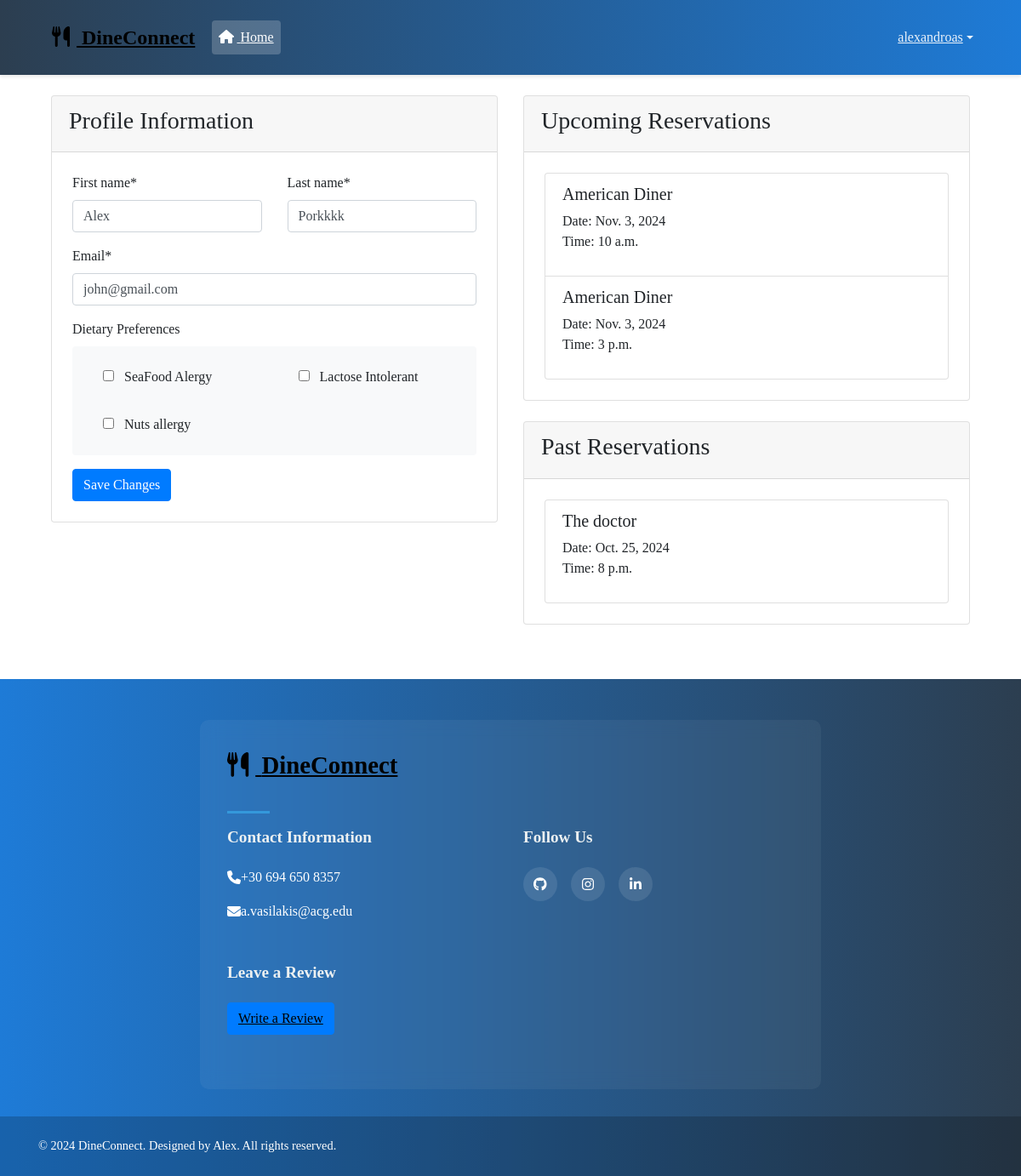
/profile/alexandroas/ (signed in), run on the app's committed database.
### gfgauth/models.py (models this page shows, shortened)
class CustomUser(AbstractBaseUser, PermissionsMixin):
    email = models.EmailField(unique=True)
    first_name = models.CharField(max_length=24)
    username = models.CharField(max_length=24, unique=True)
    last_name = models.CharField(max_length=24)
    is_active = models.BooleanField(default=True)
    is_staff = models.BooleanField(default=False)
    is_superuser = models.BooleanField(default=False)
    profile_image = models.ImageField(
        upload_to='profile_images/',
        blank=True,
        null=True
    )
    favourite_restaurants = models.ManyToManyField(
        'Business',
        blank=True,
        related_name='favourite_users')
    dietery_preference = models.ManyToManyField(
        DieteryPreference,
        blank=True,
        related_name='users'
    )
    objects = CustomUserManager()
    USERNAME_FIELD = 'email'
    REQUIRED_FIELDS = ['first_name', 'last_name', 'username']

class Business(models.Model):
    business_id = models.AutoField(primary_key=True)
    business_name = models.CharField(max_length=100)
    business_owner = models.ForeignKey(
        settings.AUTH_USER_MODEL,
        on_delete=models.CASCADE,
        related_name='businesses'
    )
    business_address = models.TextField(max_length=255)
    business_tax_code = models.CharField(max_length=100)
    contact_number = models.CharField(max_length=20)
    business_description = models.TextField(max_length=255)
    cuisine = models.ManyToManyField(
        Cuisine,
        blank=True,
        related_name='businesses'
    )
    business_image = models.ImageField(
        upload_to='businesses/',
        blank=True,
        null=True
    )
    opening_time = models.TimeField()
    closing_time = models.TimeField()
    class Meta:
        verbose_name = 'business'
        verbose_name_plural = 'businesses'
        ordering = ['business_name']

### Restaurant_handling/models.py (models this page shows, shortened)
class DieteryPreference(models.Model):
    dietery_id = models.AutoField(primary_key=True)
    dietery_name = models.CharField(max_length=100)
    def __str__(self):
        return self.dietery_name

class Reservation(models.Model):
    reservation_id = models.AutoField(primary_key=True)
    reservation_date = models.DateField(blank=True, null=True)
    reservation_time = models.TimeField()
    reservation_party_size = models.IntegerField()
    reservation_special_requests = models.TextField(max_length=100 , blank=True, null=True)
    reservation_status = models.CharField(max_length=100)
    business_id = models.ForeignKey('gfgauth.Business', on_delete=models.CASCADE)
    user_id = models.ForeignKey('gfgauth.CustomUser', on_delete=models.CASCADE)

### gfgauth/views.py (the view)
# urls.py: path('profile/<username>/', views.profile, name='profile'),
@login_required
def profile(request, username):
    if request.user.username != username:
        messages.error(request, "You can only view and edit your own profile.")
        return redirect("profile", request.user.username)
    user = get_user_model().objects.filter(username=username).first()
    if not user:
        messages.error(request, "User not found.")
        return redirect("homepage")
    current_datetime = timezone.now()
    reservations = user.reservation_set.all()
    dietery_preference = user.dietery_preference.all()
    upcoming_reservations = reservations.filter(
        models.Q(reservation_date__gt=current_datetime.date()) |
        models.Q(
            reservation_date=current_datetime.date(),
            reservation_time__gt=current_datetime.time()
        )
    ).order_by('reservation_date', 'reservation_time')
    past_reservations = reservations.filter(
        models.Q(reservation_date__lt=current_datetime.date()) |
        models.Q(
            reservation_date=current_datetime.date(),
            reservation_time__lte=current_datetime.time()
        )
    ).order_by('-reservation_date', '-reservation_time')
    if request.method == 'POST':
        form = UserUpdateForm(request.POST, request.FILES, instance=user)
        if form.is_valid():
            user_form = form.save(commit=False)
            user_form.save()
            form.save_m2m()
            messages.success(request, f'{user_form.username}, Your profile has been updated!')
            return redirect("profile", user_form.username)
        else:
            for field, errors in form.errors.items():
                for error in errors:
                    messages.error(request, f"{field}: {error}")
    else:
        form = UserUpdateForm(instance=user)
    context = {
        "form": form,
        "upcoming_reservations": upcoming_reservations,
        "dietery_preference": dietery_preference,
        "past_reservations": past_reservations,
        "user_profile": user  # Add this to distinguish between logged-in user and profile user
    }
    return render(request=request, template_name="gfgauth/profile.html", context=context)

### gfgauth/forms.py
class UserUpdateForm(forms.ModelForm):
    email = forms.EmailField(required=True)
    first_name = forms.CharField(max_length=24, required=True)
    last_name = forms.CharField(max_length=24, required=True)
    dietery_preference = forms.ModelMultipleChoiceField(  # Match the model field name
        queryset=DieteryPreference.objects.all(),
        widget=forms.CheckboxSelectMultiple,
        required=False,
        label="Dietary Preferences"
    )
    class Meta:
        model = CustomUser
        fields = ['first_name', 'last_name', 'email', 'dietery_preference']
    def __init__(self, *args, **kwargs):
        super().__init__(*args, **kwargs)
        if self.instance:
            self.initial['dietery_preference'] = self.instance.dietery_preference.all()

### gfgauth/templates/gfgauth/profile.html (shortened to what this page needs)
{% extends 'main/header.html' %}
{% load crispy_forms_tags %}
{% block content %}
<div class="container mt-4">
    <div class="row">
        <div class="col-md-6">
            <div class="card">
                <div class="card-header">
                    <h3>Profile Information</h3>
                </div>
                <div class="card-body">
                    <form method="POST" enctype="multipart/form-data">
                        <div class="row g-3">
                            <div class="col-md-6">{{ form.first_name|as_crispy_field }}</div>
                            <div class="col-md-6">{{ form.last_name|as_crispy_field }}</div>
                        </div>
                        <div class="mb-3">{{ form.email|as_crispy_field }}</div>
                        <div class="mb-3">
                          <label class="form-label">Dietary Preferences</label>
                          <div class="preferences-grid">
                              {% for checkbox in form.dietery_preference %}
                                  <div class="form-check">
                                      {{ checkbox.tag }}
                                      <label class="form-check-label" for="{{ checkbox.id_for_label }}">
                                          {{ checkbox.choice_label }}
                                      </label>
                                  </div>
                              {% endfor %}
                          </div>
                      </div>
                        <div class="d-flex justify-content-between align-items-center">
                            <button type="submit" class="btn btn-primary">Save Changes</button>
                        </div>
                    </form>
                </div>
            </div>
        </div>
        <div class="col-md-6">
            <div class="card mb-4">
                <div class="card-header">
                    <h3>Upcoming Reservations</h3>
                </div>
                <div class="card-body">
                    {% if upcoming_reservations %}
                        <ul class="list-group">
                        {% for reservation in upcoming_reservations %}
                            <li class="list-group-item">
                                <h5>{{ reservation.business_id.business_name }}</h5>
                                <p>Date: {{ reservation.reservation_date }}<br>
                                Time: {{ reservation.reservation_time }}</p>
                            </li>
                        {% endfor %}
                        </ul>
                    {% else %}
                        <p>No upcoming reservations.</p>
                    {% endif %}
                </div>
            </div>
            <div class="card">
                <div class="card-header">
                    <h3>Past Reservations</h3>
                </div>
                <div class="card-body">
                    {% if past_reservations %}
                        <ul class="list-group">
                        {% for reservation in past_reservations %}
                            <li class="list-group-item">
                                <h5>{{ reservation.business_id.business_name }}</h5>
                                <p>Date: {{ reservation.reservation_date }}<br>
                                Time: {{ reservation.reservation_time }}</p>
                            </li>
                        {% endfor %}
                        </ul>
                    {% else %}
                        <p>No past reservations.</p>
                    {% endif %}
                </div>
            </div>
        </div>
    </div>
</div>
{% endblock %}

### main/templates/main/includes/navbar.html (shortened to what this page needs)
{%load static%}
<link rel="stylesheet" type="text/css" href="{% static 'main/navbar.css' %}">
<header class="site-header">
    <nav class="navbar navbar-expand-md navbar-color">
        <div class="container">
            <a class="navbar-brand" href="/">
                <i class="fas fa-utensils me-2"></i>
                DineConnect
            </a>
            <div class="collapse navbar-collapse" id="navbarContent">
                <ul class="navbar-nav me-auto">
                    <li class="nav-item active">
                        <a class="nav-link" href="/">
                            <i class="fas fa-home me-1"></i> Home
                        </a>
                    </li>
                </ul>
                <ul class="navbar-nav ms-auto">
                    {% if user.is_authenticated and is_business%}
                        <li class="nav-item dropdown">
                            <a class="nav-link dropdown-toggle d-flex align-items-center" href="#" id="userDropdown" role="button" data-bs-toggle="dropdown" aria-expanded="false">
                                <span>{{ user.username }}</span>
                            </a>
                            <ul class="dropdown-menu dropdown-menu-end" aria-labelledby="userDropdown">
                                <li><hr class="dropdown-divider"></li>
                                <li>
                                    <a class="dropdown-item text-danger" href="{% url 'logout' %}">
                                        <i class="fas fa-sign-out-alt me-2"></i> Logout
                                    </a>
                                </li>
                            </ul>
                        </li>
                        {% elif user.is_authenticated%}
                        <li class="nav-item dropdown">
                            <a class="nav-link dropdown-toggle d-flex align-items-center" href="#" id="userDropdown" role="button" data-bs-toggle="dropdown" aria-expanded="false">
                                <span>{{ user.username }}</span>
                            </a>
                        </li>
                    {% else %}
                        <li class="nav-item">
                            <a class="nav-link" href="{% url 'login' %}">
                                Login <i class="fas fa-sign-in-alt ms-1"></i>
                            </a>
                        </li>
                    {% endif %}
                </ul>
            </div>
        </div>
    </nav>
</header>

### main/static/main/style.css (style rules this page uses)
* { font-family: "Times New Roman", Times, serif; }
.navbar { background-color: var(--navbarcolor); border-radius: 0px 0px 0px 20px; text-decoration: aliceblue ; color: rgb(230, 0, 0); }
body { background: white; color: black; }
a:link { text-decoration:underline; color: black; }
.card { user-select: none; }
.preferences-grid { display: grid; grid-template-columns: repeat(auto-fill, minmax(200px, 1fr)); gap: 1rem; padding: 1rem; background-color: #f8f9fa; border-radius: 0.25rem; }
.form-check { margin: 0.5rem 0; }
.form-check-label { margin-left: 0.5rem; }
.card { transition: all 0.3s ease-in-out; }
.card-body { padding: 1.5rem; }

### main/static/main/navbar.css (style rules this page uses)
.card { transition: transform 0.2s; }
.site-header { background: linear-gradient(to right, #2c3e50, #1e7bd7); box-shadow: 0 2px 4px rgba(0,0,0,0.1); padding: 0.5rem 0; }
.navbar-color { padding: 0.8rem 0; }
.navbar-brand { color: #fff; font-size: 1.5rem; font-weight: bold; transition: transform 0.2s; padding-left: 1rem; }
.nav-link { color: rgba(255,255,255,0.9) !important; font-weight: 500; padding: 0.5rem 1rem; margin: 0 0.2rem; border-radius: 4px; transition: all 0.2s; }
.nav-item.active .nav-link { background-color: rgba(255,255,255,0.2); color: #fff !important; }

### gfgauth/templates/gfgauth/profile.html (style rules this page uses)
.preferences-grid { display: grid; grid-template-columns: repeat(auto-fill, minmax(200px, 1fr)); gap: 1rem; padding: 1rem; background-color: #f8f9fa; border-radius: 0.25rem; }
.form-check { margin: 0.5rem 0; }
.form-check-label { margin-left: 0.5rem; }

### data on the page
CustomUser: username "alexandroas", first_name "Alex", last_name "Porkkkk", email "john@gmail.com"
DieteryPreference: choice_label "SeaFood Alergy"
DieteryPreference: choice_label "Lactose Intolerant"
DieteryPreference: choice_label "Nuts allergy"
Reservation: business_id.business_name "American Diner", reservation_date "Nov. 3, 2024", reservation_time "10 a.m."
Reservation: business_id.business_name "American Diner", reservation_date "Nov. 3, 2024", reservation_time "3 p.m."
Reservation: business_id.business_name "The doctor", reservation_date "Oct. 25, 2024", reservation_time "8 p.m."
